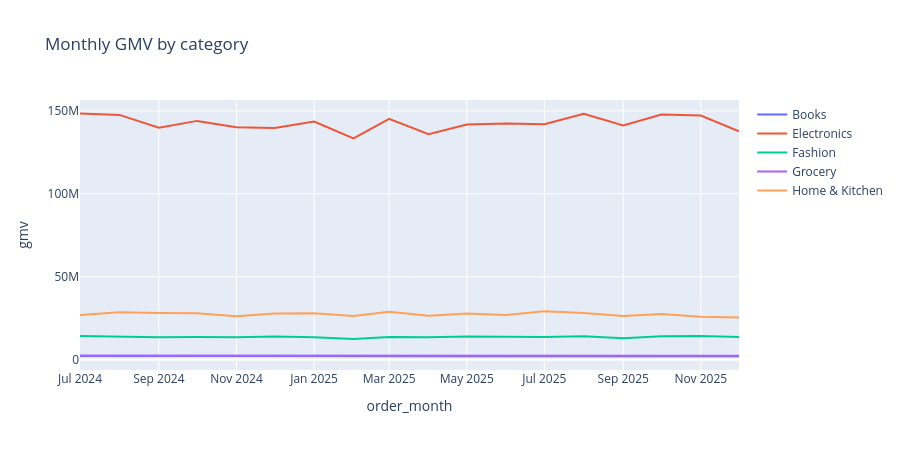

The cell this chart's notebook holds for it:
### Code cell
gmv_cat_month = gmv_city_cat_month.groupby(['order_month', 'category'], as_index=False)['gmv'].sum()

fig = px.line(gmv_cat_month.sort_values('order_month'),
              x='order_month', y='gmv', color='category',
              title='Monthly GMV by category')
fig.update_layout(height=450, legend_title_text='')
fig.show()

### Figure 1 — Plotly figure (JSON) as saved in the notebook; plotly's stock layout.template omitted (floating-point values rounded to 4 significant figures)
{"data": [{"hovertemplate": "category=Books<br>order_month=%{x}<br>gmv=%{y}<extra></extra>", "legendgroup": "Books", "line": {"color": "#636efa", "dash": "solid"}, "marker": {"symbol": "circle"}, "mode": "lines", "name": "Books", "orientation": "v", "showlegend": true, "type": "scatter", "x": ["2024-07", "2024-08", "2024-09", "2024-10", "2024-11", "2024-12", "2025-01", "2025-02", "2025-03", "2025-04", "2025-05", "2025-06", "2025-07", "2025-08", "2025-09", "2025-10", "2025-11", "2025-12"], "xaxis": "x", "y": [2250000.0, 2160000.0, 2160000.0, 2380000.0, 2252000.0, 2313000.0, 2243000.0, 1977000.0, 2166000.0, 2156000.0, 2177000.0, 2154000.0, 2166000.0, 2246000.0, 2171000.0, 2339000.0, 2062000.0, 2136000.0], "yaxis": "y"}, {"hovertemplate": "category=Electronics<br>order_month=%{x}<br>gmv=%{y}<extra></extra>", "legendgroup": "Electronics", "line": {"color": "#EF553B", "dash": "solid"}, "marker": {"symbol": "circle"}, "mode": "lines", "name": "Electronics", "orientation": "v", "showlegend": true, "type": "scatter", "x": ["2024-07", "2024-08", "2024-09", "2024-10", "2024-11", "2024-12", "2025-01", "2025-02", "2025-03", "2025-04", "2025-05", "2025-06", "2025-07", "2025-08", "2025-09", "2025-10", "2025-11", "2025-12"], "xaxis": "x", "y": [148400000.0, 147600000.0, 139800000.0, 143900000.0, 140200000.0, 139700000.0, 143600000.0, 133400000.0, 145200000.0, 136000000.0, 141700000.0, 142400000.0, 141900000.0, 148300000.0, 141100000.0, 147800000.0, 147100000.0, 137600000.0], "yaxis": "y"}, {"hovertemplate": "category=Fashion<br>order_month=%{x}<br>gmv=%{y}<extra></extra>", "legendgroup": "Fashion", "line": {"color": "#00cc96", "dash": "solid"}, "marker": {"symbol": "circle"}, "mode": "lines", "name": "Fashion", "orientation": "v", "showlegend": true, "type": "scatter", "x": ["2024-07", "2024-08", "2024-09", "2024-10", "2024-11", "2024-12", "2025-01", "2025-02", "2025-03", "2025-04", "2025-05", "2025-06", "2025-07", "2025-08", "2025-09", "2025-10", "2025-11", "2025-12"], "xaxis": "x", "y": [14270000.0, 13880000.0, 13640000.0, 13740000.0, 13620000.0, 13970000.0, 13550000.0, 12470000.0, 13800000.0, 13540000.0, 14070000.0, 13840000.0, 13750000.0, 14250000.0, 12990000.0, 14150000.0, 14290000.0, 13800000.0], "yaxis": "y"}, {"hovertemplate": "category=Grocery<br>order_month=%{x}<br>gmv=%{y}<extra></extra>", "legendgroup": "Grocery", "line": {"color": "#ab63fa", "dash": "solid"}, "marker": {"symbol": "circle"}, "mode": "lines", "name": "Grocery", "orientation": "v", "showlegend": true, "type": "scatter", "x": ["2024-07", "2024-08", "2024-09", "2024-10", "2024-11", "2024-12", "2025-01", "2025-02", "2025-03", "2025-04", "2025-05", "2025-06", "2025-07", "2025-08", "2025-09", "2025-10", "2025-11", "2025-12"], "xaxis": "x", "y": [2600000.0, 2595000.0, 2549000.0, 2575000.0, 2454000.0, 2683000.0, 2515000.0, 2414000.0, 2559000.0, 2522000.0, 2566000.0, 2459000.0, 2552000.0, 2766000.0, 2510000.0, 2586000.0, 2473000.0, 2453000.0], "yaxis": "y"}, {"hovertemplate": "category=Home & Kitchen<br>order_month=%{x}<br>gmv=%{y}<extra></extra>", "legendgroup": "Home & Kitchen", "line": {"color": "#FFA15A", "dash": "solid"}, "marker": {"symbol": "circle"}, "mode": "lines", "name": "Home & Kitchen", "orientation": "v", "showlegend": true, "type": "scatter", "x": ["2024-07", "2024-08", "2024-09", "2024-10", "2024-11", "2024-12", "2025-01", "2025-02", "2025-03", "2025-04", "2025-05", "2025-06", "2025-07", "2025-08", "2025-09", "2025-10", "2025-11", "2025-12"], "xaxis": "x", "y": [27050000.0, 28640000.0, 28180000.0, 27990000.0, 26220000.0, 27850000.0, 28010000.0, 26410000.0, 28920000.0, 26570000.0, 27860000.0, 26960000.0, 29190000.0, 28120000.0, 26320000.0, 27530000.0, 25860000.0, 25530000.0], "yaxis": "y"}], "layout": {"height": 450, "legend": {"title": {"text": ""}, "tracegroupgap": 0}, "title": {"text": "Monthly GMV by category"}, "xaxis": {"anchor": "y", "domain": [0, 1], "title": {"text": "order_month"}}, "yaxis": {"anchor": "x", "domain": [0, 1], "title": {"text": "gmv"}}}}
